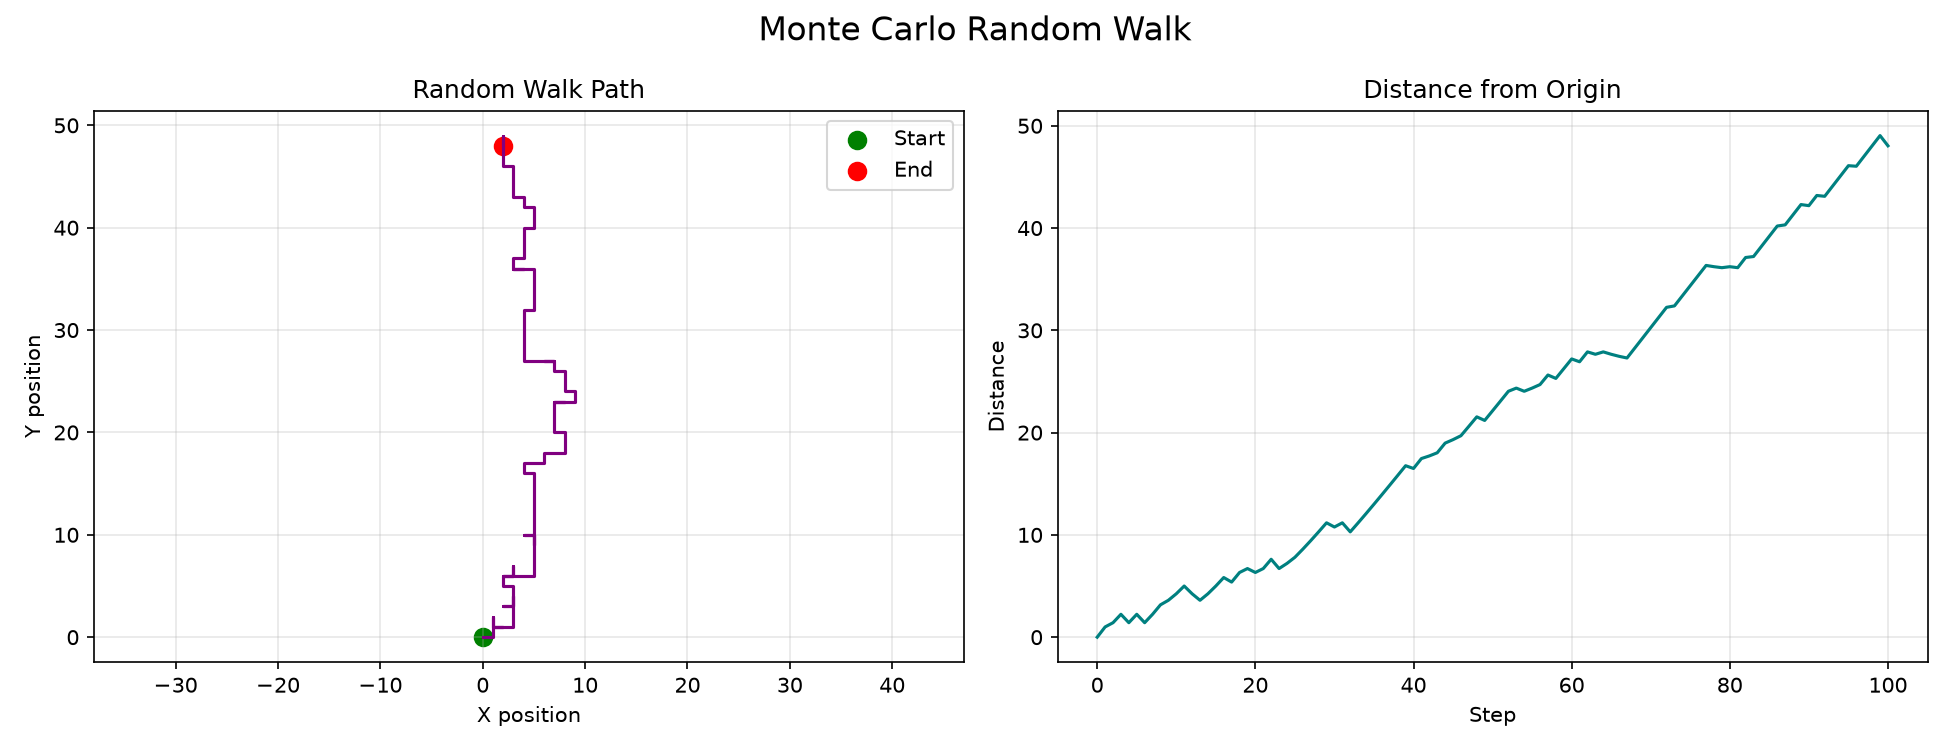

Write Python code to recreate this figure.
from pathlib import Path

import matplotlib.pyplot as plt
import numpy as np

# Step 1: Set the random walk parameters.
rng = np.random.default_rng(42)
number_of_steps = 100
directions = np.array(["F", "L", "R", "B"])
probabilities = np.array([0.5, 0.2, 0.2, 0.1])

# Step 2: Generate steps using the given direction probabilities.
walk_directions = rng.choice(directions, size=number_of_steps, p=probabilities)

# Manual option: uncomment these lines and enter the question's directions.
# manual_directions = ["F", "R", "F", "L", "B", "R"]
# walk_directions = np.array(manual_directions)
# number_of_steps = len(walk_directions)

movement = {
    "F": (0, 1),
    "L": (-1, 0),
    "R": (1, 0),
    "B": (0, -1),
}
steps = np.array([movement[direction] for direction in walk_directions])
locations = np.vstack(([0, 0], np.cumsum(steps, axis=0)))

print("Number of Steps =", number_of_steps)
print("Final Position  =", tuple(locations[-1]))
print("Distance from Origin =", round(np.linalg.norm(locations[-1]), 2))
print("Directions =", "".join(walk_directions))

# Step 3: Plot the path and its distance from the origin.
distance = np.linalg.norm(locations, axis=1)
fig, axes = plt.subplots(1, 2, figsize=(13, 5))

axes[0].plot(locations[:, 0], locations[:, 1], color="purple", linewidth=1.5)
axes[0].scatter(*locations[0], color="green", s=70, label="Start")
axes[0].scatter(*locations[-1], color="red", s=70, label="End")
axes[0].set_title("Random Walk Path")
axes[0].set_xlabel("X position")
axes[0].set_ylabel("Y position")
axes[0].axis("equal")
axes[0].grid(alpha=0.3)
axes[0].legend()

axes[1].plot(np.arange(number_of_steps + 1), distance, color="teal")
axes[1].set_title("Distance from Origin")
axes[1].set_xlabel("Step")
axes[1].set_ylabel("Distance")
axes[1].grid(alpha=0.3)

fig.suptitle("Monte Carlo Random Walk", fontsize=16)
fig.tight_layout()
output_file = Path(__file__).with_name("2.5_random_walk.png")
fig.savefig(output_file, dpi=150)
print(f"Graph saved to '{output_file}'")
plt.show()
